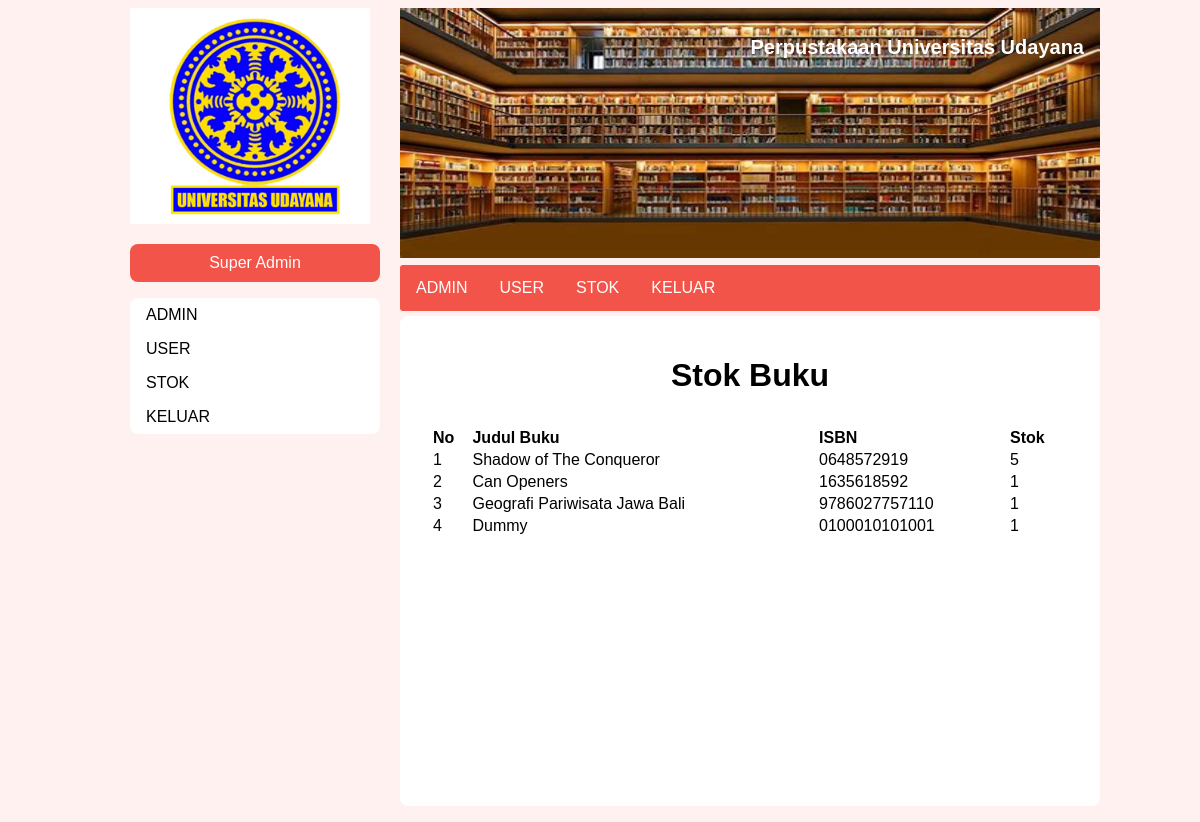
/stok.php (signed in), run on the app's committed database.
### tables this page shows
CREATE TABLE `buku` (
  `id_buku` int(11) NOT NULL,
  `judul` varchar(100) NOT NULL,
  `tahun` int(11) NOT NULL,
  `penulis` varchar(100) NOT NULL,
  `ISBN` varchar(13) NOT NULL,
  `pic` varchar(100) NOT NULL,
  `kategori` varchar(32) NOT NULL,
  `rak` int(11) NOT NULL,
  `stok` int(11) NOT NULL
);

### db-con.php (called while the page is built, shortened)
<?php
class database{
	var $host = "localhost";
	var $username = "root";
	var $password = "";
	var $database = "perpustakaan";
	function __construct(){
		$this->koneksi = mysqli_connect($this->host, $this->username, $this->password,$this->database);
	}
}
?>

### stok.php (the view, shortened to what this page needs)
<!DOCTYPE html>
<html lang="en">
<head>
    <?php include "style.php"; ?>
    <link rel="stylesheet" href="css/kontak.css">
</head>
<?php
$query = "SELECT * FROM buku;"
?>
<body>
    <div id="main-content">
        <?php include 'header-sidebar.php';?>
        <div id="isi">
                <h1 style="text-align: center;">Stok Buku</h1>
                <table style="text-align: left;padding:10px;width:100%;">
                    <tr>
                        <th>No</th>
                        <th>Judul Buku</th>
                        <th>ISBN</th>
                        <th>Stok</th>
                    </tr>
                    <?php
                    $count = 1;
                    include_once("db-con.php");
                    $database = new database();
                    $result = mysqli_query($database->koneksi,$query);
                    while($pj = mysqli_fetch_assoc($result)){
                        echo "<tr>
                                <td>$count</td>
                                <td>".$pj['judul']."</td>
                                <td>".$pj['ISBN']."</td>
                                <td>".$pj['stok']."</td>
                            </tr>";
                            $count++;
                    }
                    ?>
                </table>
        </div>
    </div>
</body>
</html>

### css/admin.css (style rules this page uses)
body { background-color: #fff1f0; }

### css/kontak.css (style rules this page uses)
* { font-family: sans-serif; }
#main-content { margin: 0 auto; width: 1000px; height: auto; }
#isi { margin-top: 8px; margin-bottom: 8px; padding: 20px; width: 660px; height: 450px; float: right; background: white; border-radius: 8px; }

### data on the page
buku: judul "Shadow of The Conqueror", ISBN "0648572919", stok "5"
buku: judul "Can Openers", ISBN "1635618592", stok "1"
buku: judul "Geografi Pariwisata Jawa Bali", ISBN "9786027757110", stok "1"
buku: judul "Dummy", ISBN "0100010101001", stok "1"
